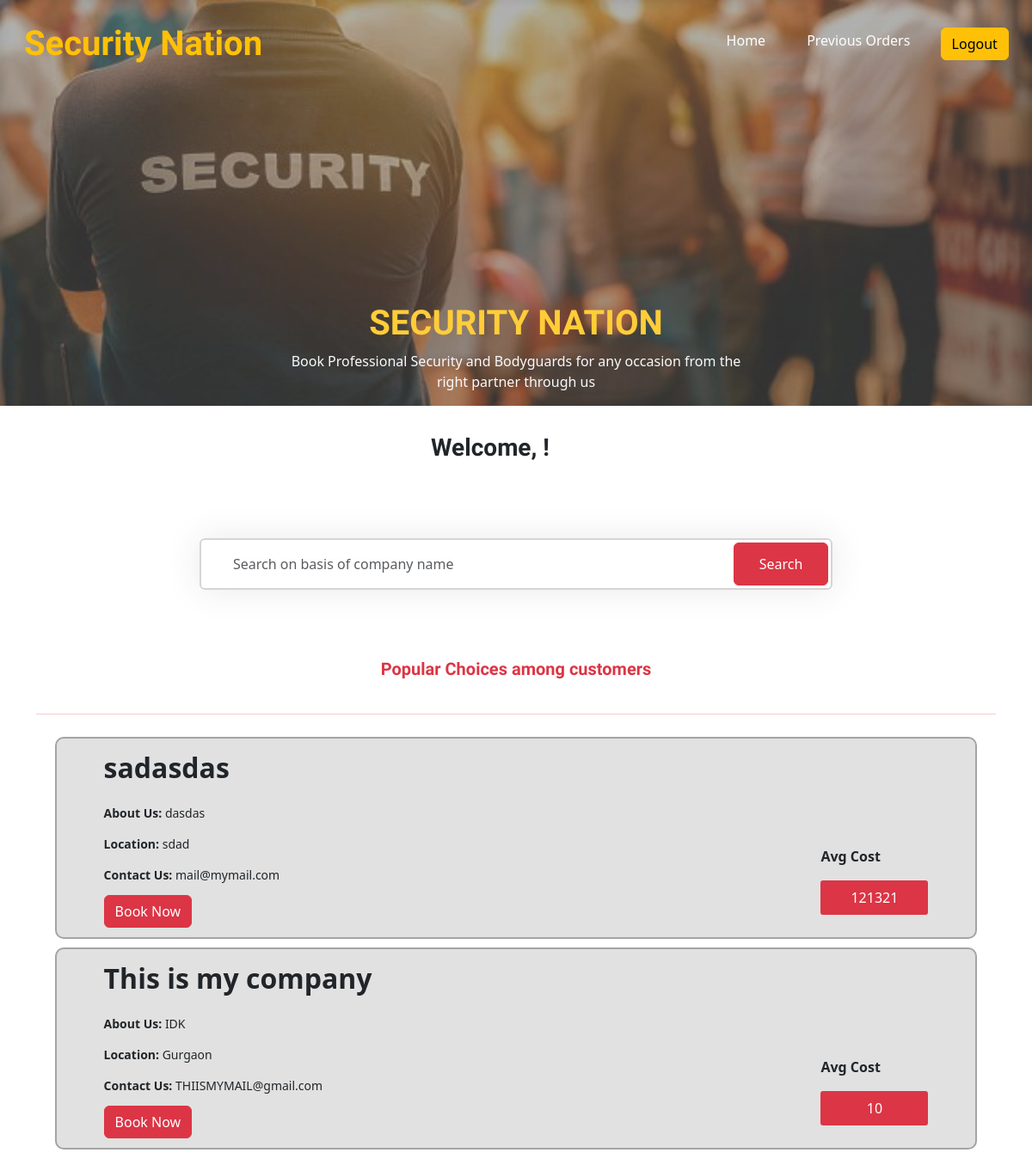
Before: /website/userdash with the older database file.
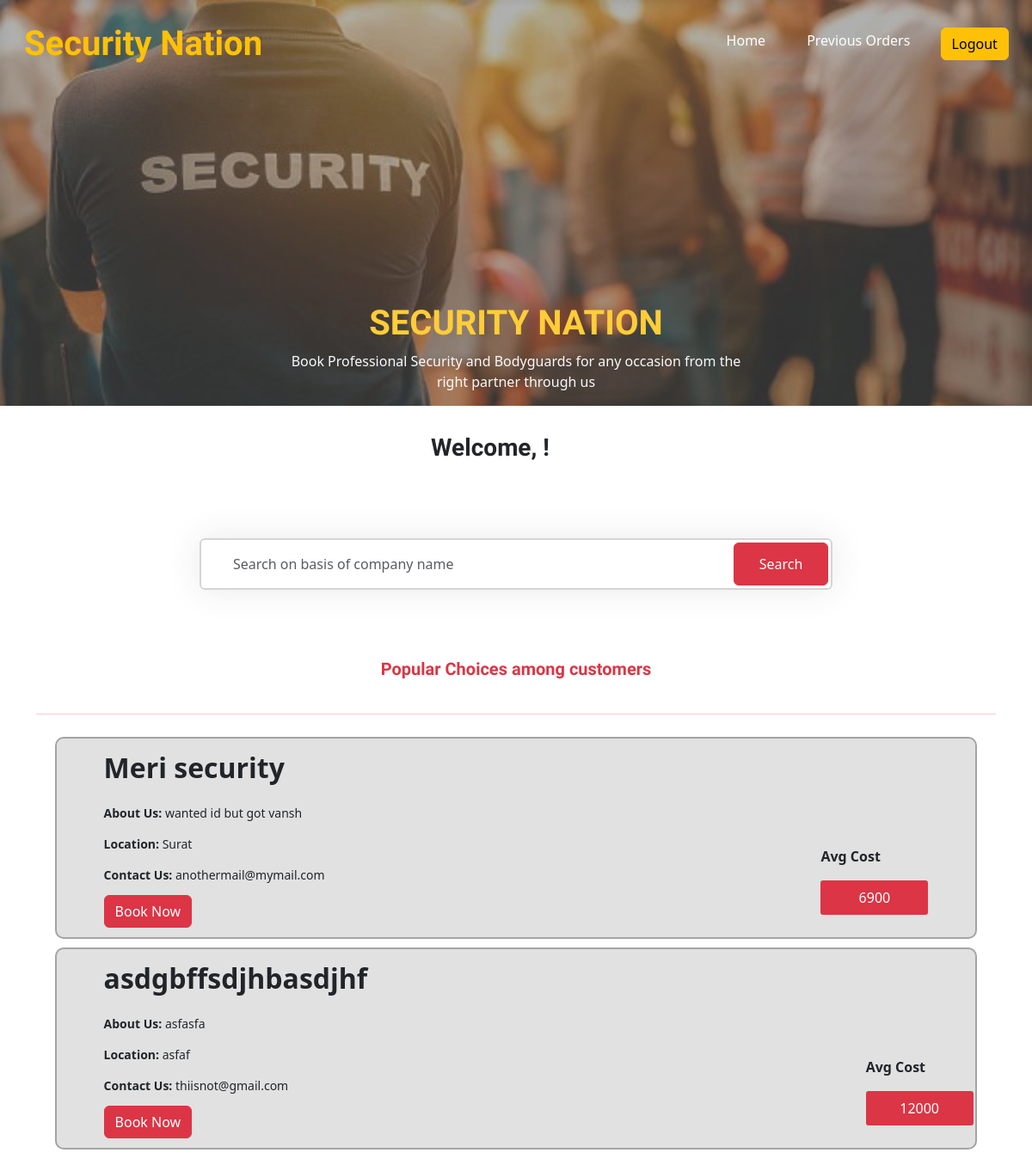
After: the same page with the newer database file.
### website/models.py (models this page shows)
class company(models.Model):
    user = models.ForeignKey(User,on_delete=models.CASCADE,null=True)
    id = models.AutoField(primary_key=True)
    cemail = models.CharField(max_length=30 , null=True)
    cname = models.CharField(max_length=30 , null=True)
    ccontact = models.CharField(max_length=30 , null=True)
    cgstin = models.CharField(max_length=30 , null=True)
    ccity = models.CharField(max_length=30 , null=True)
    cstate = models.CharField(max_length=30 , null=True)
    czip = models.CharField(max_length=30 , null=True)
    ccost=models.IntegerField(null=True)
    cdis = models.CharField(max_length=300 , null=True)
    cimage = models.ImageField(null=True, blank=True, upload_to="images/")
    comp=models.BooleanField(default= True,null=True)

### website/views.py (the view)
# urls.py: path('userdash',views.userdash,name='userdash'),
def userdash(request):
    companies=company.objects.all()
    return render(request,'website/userdash.html',{'companies':companies})

### website/templates/website/userdash.html (shortened to what this page needs)
<!DOCTYPE html>
{% load static %}
<html lang="en">
<head>
    <link href="https://cdn.jsdelivr.net/npm/bootstrap@5.3.0-alpha3/dist/css/bootstrap.min.css" rel="stylesheet">
</head>
<body>
    <nav class="navbar fixed-top navbar-expand-lg navbar-dark p-md-3">
        <div class="container">
            <a href="/website/userdash" class="navbar-brand sizet">Security Nation</a>
        </div>
        <div class="collapse navbar-collapse" id="navbarNav">
            <ul class="navbar-nav">
                <li class="nav-item margint">
                    <a href="#" class="nav-link text-white">Home</a>
                </li>
                <li class="nav-item margint">
                    <a href="{% url 'userpastorders' 0 %}" class="nav-link text-white">Previous Orders</a>
                </li>
                <form method="post" action="{% url 'logout' %}">
                    <li class="nav-item marginb">
                        <button type="submit" class="btn btn-warning">Logout</button>
                    </li>
                </form>
            </ul>
        </div>
    </nav>
    <div class="banner-image w-100 vh-80 d-flex justify-content-center align-item-center">
        <div class="content text-center">
            <h1 class="text-warning fonts">SECURITY NATION</h1>
            <p class="text-light" id="padd">Book Professional Security and Bodyguards for any occasion from the right partner through us</p>
        </div>
    </div>
    <div class="container margg d-flex flex-direction-column justify-content-center p">
        <h3 class="white fonts-popular-searches">Welcome, {{ user.username }} !</h3>
    </div>
    <div class="container">
        <div class="row my-5 d-flex justify-content-center align-items-center">
            <div class="col-md-8 margg">
                <div class="search">
                    <input type="text" class="form-control" id="search-input" placeholder="Search on basis of company name">
                    <button class="btn btn-danger" id="search-btn">Search</button>
                </div>
            </div>
        </div>
    <div class="container margg d-flex flex-direction-column justify-content-center">
        <h5 class="redd fonts-popular-searches">Popular Choices among customers</h5>
    </div>
    <hr class="redd">
    <div class="container my-7 d-grid gap-5 ">
        <div id="search-results">
            {% for company in companies %}
            <div class="view_item" style="display: flex; justify-content: space-between; padding-left: 5%; padding-right: 5%;">
                <div class="vi_right">
                    <p class="title2">{{ company.cname }}</p>
                    <p class="content"><strong>About Us:</strong> {{ company.cdis }}</p>
                    <p class="content"><strong>Location:</strong> {{ company.ccity }}</p>
                    <p class="content"><strong>Contact Us:</strong> {{ company.cemail }}</p>
                    <a href="{% url 'booking' company.id %}">
                        <button type="button" class="btn btn-danger">Book Now</button>
                    </a>
                </div>
                <div class="vi_cost" style="padding-left: 50%;padding-top: 12%;">
                    <p class="title">Avg Cost</p>
                    <p class="btn2">{{ company.ccost }}</p>
                </div>
            </div>
            {% endfor %}
        </div>
        </div>
    </div>
</body>
</html>

Changed rows visible on the page:
removed company: cname "sadasdas", cdis "dasdas", ccity "sdad", cemail "mail@mymail.com", ccost "121321"
added company: cname "Meri security", cdis "wanted id but got vansh", ccity "Surat", cemail "anothermail@mymail.com", ccost "6900"
changed company: cname "This is my company" → "asdgbffsdjhbasdjhf"; cdis "IDK" → "asfasfa"; ccity "Gurgaon" → "asfaf"; cemail "THIISMYMAIL@gmail.com" → "thiisnot@gmail.com"; ccost "10" → "12000"
